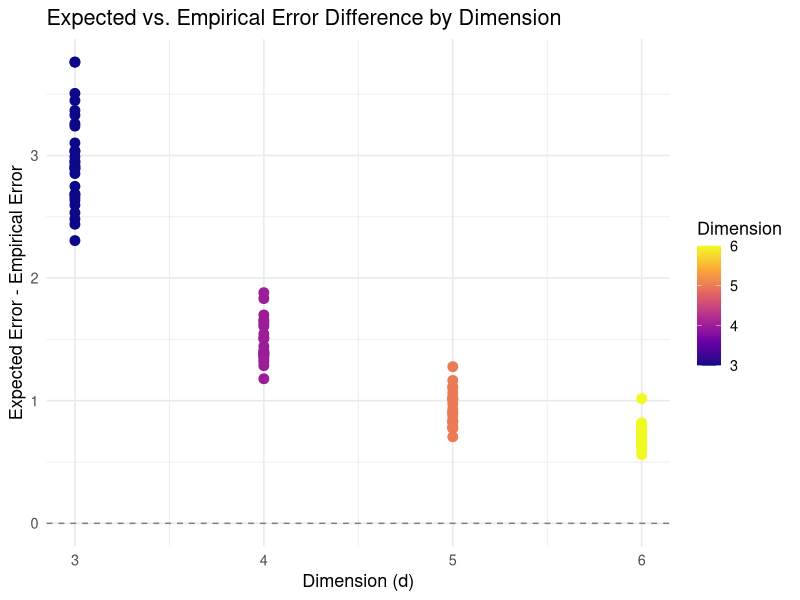

Write the R code that produced this figure. (Note: a time limit stopped this script after it produced the figure.)
## ---- chunk 1

# Load required packages
library(dplyr)        # For basic data and calculation  
library(tidyverse)    # For easy use and some grahping
library(stats)        # For basic stats
library(MASS)         # for mvrnorm (multivariate normal sampling)
library(mvtnorm)      # for dmvnorm and pmvnorm (density and probabilities)
library(Matrix)       # for advanced matrix operations
library(pracma)       # for numerical integration and linear algebra

## ---- chunk 2

#Define the mean for X
mu <- c(0,0,0,0)
d <- length(mu)

#Define the variance for X, in this case identity matrix'
Sigma<-1

# Defind Identity matrix using the length of the mean
identity <- diag(length(mu))

#Define Shrinkage function
shrinkage_function <- function(X, d, sigma2) {
  norm_sq <- sum(X^2)  # L2 norm squared
  factor <- ((d-2) * sigma2) / norm_sq
  shrinked <- X - factor * X
  return(shrinked)
}

# One sample from the earlier multivariate normal X
x_sample <- mvrnorm(n = 1, mu = mu, Sigma = Sigma*identity)

# Apply shrinkage
x_shrinked <- shrinkage_function(x_sample, d, Sigma)

#Print out the shrinked and the sampled value
x_sample
x_shrinked
## ---- chunk 3
#Set number of Samples taken from the MVNorm, and take the sample 
n <- 10000
X <- mvrnorm(n = n, mu = mu, Sigma = Sigma * diag(d))

#Store the result in a tibble for calculation
X_tibble<- as_tibble(X,.name_repair = "minimal")

#Initiate total error
total_error <- 0

# Create the for loop to calculate Error for each sample and add it to the total error
# I am still looking at the syntax of the Sapply loop, will update shortly
error_vec <- sapply(1:nrow(X_tibble), function(i) {
  X_vec <- as.numeric(X_tibble[i, ])
  X_shrinked <- shrinkage_function(X_vec, d, Sigma)
  sum((X_shrinked - mu)^2)
})

total_error <- sum(error_vec)


# Find MSE
MSE <- total_error/n


# Print the result
cat(total_error,"is the total error\n")
cat(MSE, "is the MSE")

# More cleaning of the workspace by removing variable
rm(total_error,MSE,error_vec)
## ---- chunk 4
#define joint MGF or phi function as a function of mean
joint_mgf_hc <- function(t){
  n <- length(mu)
  mu_sq_norm <- sum(mu^2)
  part1 <- (1 + 2 * t)^(-n / 2)
  part2 <- exp((mu_sq_norm / (2 * (1 + 2 * t))) - (mu_sq_norm / 2))
  return(part1 * part2)
}

# Function that allow different mean, not hard coded
joint_mgf <- function(mu, t) {
  d <- length(mu)
  mu_sq_norm <- sum(mu^2)
  part1 <- (1 + 2 * t)^(-d / 2)
  part2 <- exp((mu_sq_norm / (2 * (1 + 2 * t))) - (mu_sq_norm / 2))
  return(part1 * part2)
}

# Function of joint mgf using norm as input
joint_mgf_norm <- function(d, norm_mu, t) {
  part1 <- (1 + 2 * t)^(-d / 2)
  part2 <- exp((norm_mu / (2 * (1 + 2 * t))) - (norm_mu / 2))
  return(part1 * part2)
}


# Perform numerical integration
result <- integrate(function(t) joint_mgf(mu,t), lower = 0, upper = Inf)

# Extract expectation value
E_inv_xtx <- result$value

# Compute risk using your formula
risk <- d * Sigma + (4 * d - d^2) * Sigma^2 * E_inv_xtx

# Output everything
cat("E[1 / (X^T X)] =", E_inv_xtx, "\n")
cat("Shrinkage Risk =", risk, "\n")

rm(risk,E_inv_xtx,result)
## ---- chunk 5
n_samples <- 10000   # inner loop size
n_reps <- 100       # outer loop size

index <- 1  # running index for storing errors
#initiate random table 
MSE <- tibble()

#Initiate random sigma
Sigma <- 1

# Run the simulation using sapply
results_list <- lapply(seq_len(n_reps), function(rep) {
  len <- sample(3:6, 1)
  mu <- runif(len)
  d <- length(mu)
  
  X <- mvrnorm(n = n_samples, mu = mu, Sigma = Sigma * diag(d))
  X_tibble <- as_tibble(X, .name_repair = "minimal")
  
  # Compute total error using sapply
  total_error <- sum(sapply(1:nrow(X_tibble), function(i) {
    x_vec <- as.numeric(X_tibble[i, ])
    x_vec_shrinked <- shrinkage_function(x_vec, d, Sigma)
    sum((x_vec_shrinked - mu)^2)
  }))
  
  MSE_value <- total_error / n_samples
  
  # Compute expected error from integral
  result <- integrate(function(t) joint_mgf(mu,t), lower = 0, upper = Inf)
  risk <- d * Sigma + (4 * d - d^2) * Sigma^2 * result$value
  
  # Return one row as a tibble
  tibble(
    Trial = rep,
    Dimensions = d,
    Mean = list(mu),
    Empirical_Error = MSE_value,
    Expected_error = risk
  )
})

# Combine all into a single tibble
MSE <- bind_rows(results_list)

# Show the MSE tibble
MSE
## ---- chunk 6
# Analasis of MSE

MSE |> 
  mutate(Error_Diff = Expected_error - Empirical_Error) |> 
  ggplot(aes(x = Dimensions, y = Error_Diff)) +
    geom_point(aes(color = Dimensions), size = 3) +
    scale_color_viridis_c(option = "plasma") +  # better contrast for continuous scale
    geom_hline(yintercept = 0, linetype = "dashed", color = "gray50") +
    labs(
      title = "Expected vs. Empirical Error Difference by Dimension",
      x = "Dimension (d)",
      y = "Expected Error - Empirical Error",
      color = "Dimension"
    ) +
    theme_minimal(base_size = 13)
## ---- chunk 7
# Define norm function (||mu||^2)
l2_norm <- function(mu) {
  sum(mu^2)
}

# Settings
target_norms <- seq(0.001, 10, by = 0.001)
dimensions <- 2:8
Sigma <- 1

# Store results
MSE_results <- list()
# Loop over dimensions and L2 norms
for (d in dimensions) {
  for (target_l2 in target_norms) {
    # Generate a unit vector and scale it
    u <- rnorm(d)
    u <- u / sqrt(sum(u^2))
    # Store results
    MSE_results[[length(MSE_results) + 1]] <- tibble(
      Dimension = d,
      L2Norm = target_l2,
    )
  }
}

# Combine into tibble
MSE_plot_data <- bind_rows(MSE_results)

MSE_plot_data <- MSE_plot_data |> 
  mutate(Expected_risk = mapply(function(L2Norm, d) {
    result <-
      integrate(
      function(t) 
        joint_mgf_norm(d, L2Norm, t), 
      lower = 0, 
      upper = 50,
      rel.tol = 1e-6,
      subdivisions = 1000
    )
    d * Sigma - (d - 2)^2 * Sigma^4 * result$value
  }, L2Norm, Dimension)) |> 
  mutate(scaled_expected_risk = Expected_risk / Dimension) |> 
  group_by(Dimension)

ggplot(MSE_plot_data, aes(x = L2Norm, y = scaled_expected_risk, color = factor(Dimension))) +
  geom_line(linewidth = 1) +

  labs(
    title = "Expected Shrinkage Risk vs. Squared L2 Norm of μ",
    x = "||μ||² (Squared L2 Norm)",
    y = "Scaled Expected Risk (MSE/k)",
    color = "Dimension (d)"
  ) +
  theme_minimal(base_size = 13)
